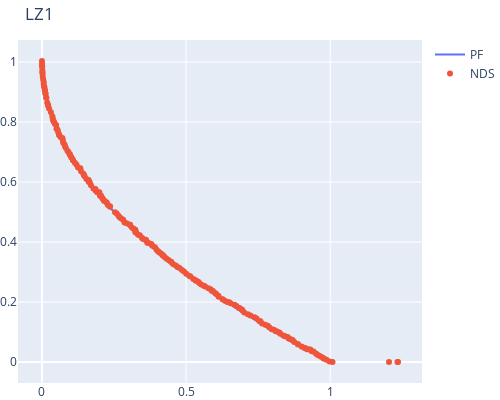
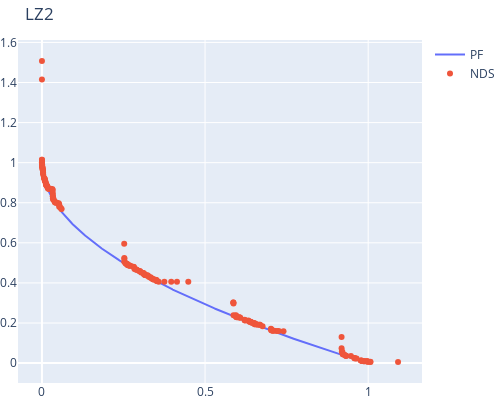
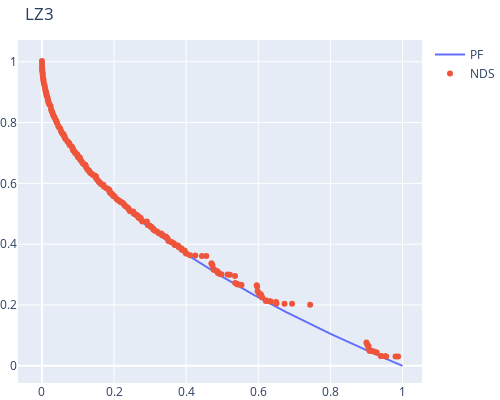
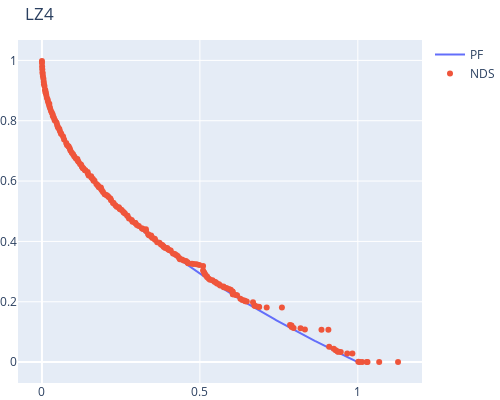

Notebook source saved alongside these figures, in order:
### Code cell
from moo.lz_jmetalpy import LZ09_F1, LZ09_F2, LZ09_F3, LZ09_F4, LZ09_F5, LZ09_F6, LZ09_F7, LZ09_F8, LZ09_F9
from helper import run_test, plot_front

problem=LZ09_F1(n_var=10)
res = run_test(problem)
fig = plot_front(problem, res, "LZ1")
fig.show()

problem=LZ09_F2(n_var=10)
res = run_test(problem)
plot_front(problem, res, "LZ2").show()

problem=LZ09_F3(n_var=10)
res = run_test(problem)
plot_front(problem, res, "LZ3").show()

problem=LZ09_F4(n_var=10)
res = run_test(problem)
plot_front(problem, res, "LZ4").show()

problem=LZ09_F5(n_var=10)
res = run_test(problem)
plot_front(problem, res, "LZ5").show()

problem=LZ09_F6(n_var=10)
res = run_test(problem)
print(res)
plot_front(problem, res, "LZ6").show()

problem=LZ09_F7(n_var=10)
res = run_test(problem)
plot_front(problem, res, "LZ7").show()

problem=LZ09_F8(n_var=10)
res = run_test(problem)
plot_front(problem, res, "LZ8").show()

problem=LZ09_F9(n_var=10)
res = run_test(problem)
plot_front(problem, res, "LZ9").show()

### Figure 1 — Plotly figure (JSON) as saved in the notebook; plotly's stock layout.template omitted (floating-point values rounded to 4 significant figures; data arrays with more than 128 entries replaced by an {"elided": "..."} marker saying what was removed)
{"data": [{"mode": "lines", "name": "PF", "type": "scatter", "x": {"elided": "500 float values"}, "y": {"elided": "500 float values"}}, {"mode": "markers", "name": "NDS", "type": "scatter", "x": {"elided": "200 float values"}, "y": {"elided": "200 float values"}}], "layout": {"autosize": false, "font": {"size": 12}, "height": 400, "margin": {"b": 0, "l": 0, "pad": 0, "r": 0, "t": 40}, "title": {"text": "LZ1"}, "width": 500}}

### Figure 2 — Plotly figure (JSON) as saved in the notebook; plotly's stock layout.template omitted (floating-point values rounded to 4 significant figures; data arrays with more than 128 entries replaced by an {"elided": "..."} marker saying what was removed)
{"data": [{"mode": "lines", "name": "PF", "type": "scatter", "x": {"elided": "500 float values"}, "y": {"elided": "500 float values"}}, {"mode": "markers", "name": "NDS", "type": "scatter", "x": {"elided": "197 float values"}, "y": {"elided": "197 float values"}}], "layout": {"autosize": false, "font": {"size": 12}, "height": 400, "margin": {"b": 0, "l": 0, "pad": 0, "r": 0, "t": 40}, "title": {"text": "LZ2"}, "width": 500}}

### Figure 3 — Plotly figure (JSON) as saved in the notebook; plotly's stock layout.template omitted (floating-point values rounded to 4 significant figures; data arrays with more than 128 entries replaced by an {"elided": "..."} marker saying what was removed)
{"data": [{"mode": "lines", "name": "PF", "type": "scatter", "x": {"elided": "500 float values"}, "y": {"elided": "500 float values"}}, {"mode": "markers", "name": "NDS", "type": "scatter", "x": {"elided": "200 float values"}, "y": {"elided": "200 float values"}}], "layout": {"autosize": false, "font": {"size": 12}, "height": 400, "margin": {"b": 0, "l": 0, "pad": 0, "r": 0, "t": 40}, "title": {"text": "LZ3"}, "width": 500}}

### Figure 4 — Plotly figure (JSON) as saved in the notebook; plotly's stock layout.template omitted (floating-point values rounded to 4 significant figures; data arrays with more than 128 entries replaced by an {"elided": "..."} marker saying what was removed)
{"data": [{"mode": "lines", "name": "PF", "type": "scatter", "x": {"elided": "500 float values"}, "y": {"elided": "500 float values"}}, {"mode": "markers", "name": "NDS", "type": "scatter", "x": {"elided": "200 float values"}, "y": {"elided": "200 float values"}}], "layout": {"autosize": false, "font": {"size": 12}, "height": 400, "margin": {"b": 0, "l": 0, "pad": 0, "r": 0, "t": 40}, "title": {"text": "LZ4"}, "width": 500}}
